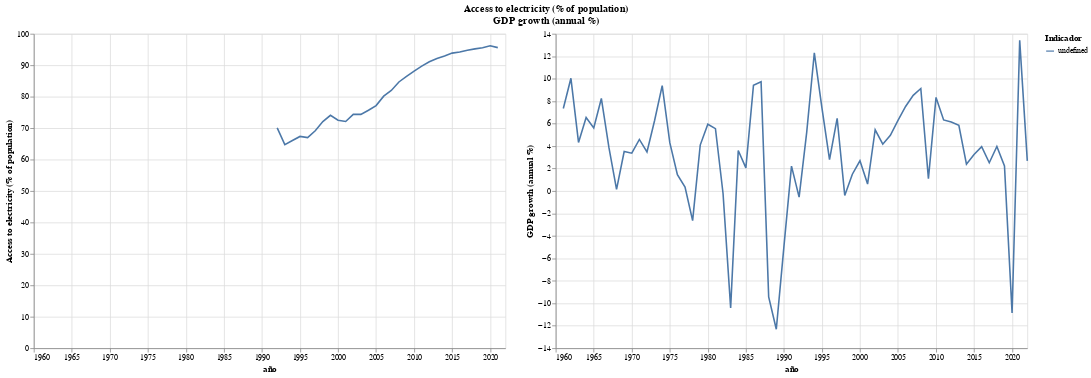

Source (notebook cell):
### Code cell
# Tanteamos algunos graficos

# Filtrar las columnas necesarias
df_subset =  base_pais[['año', 'Access to electricity (% of population)', 'GDP growth (annual %)']].copy()

# Convertir las columnas a formato numérico, reemplazando '..' con NaN
df_subset['Access to electricity (% of population)'] = pd.to_numeric(df_subset['Access to electricity (% of population)'], errors='coerce')
df_subset['GDP growth (annual %)'] = pd.to_numeric(df_subset['GDP growth (annual %)'], errors='coerce')

# Crear el gráfico de línea
chart = alt.Chart(df_subset).mark_line().encode(
    x='año:T',
    y=alt.Y(alt.repeat("column"), type='quantitative'),
    color='Indicador:N'
).properties(
    width=600,
    height=400
).repeat(
    column=['Access to electricity (% of population)', 'GDP growth (annual %)'],
    title=['Access to electricity (% of population)', 'GDP growth (annual %)']
).configure_title(
    anchor='middle'
)

chart

### Figure 1 — Vega-Lite specification as saved in the notebook (floating-point values rounded to 4 significant figures)
{"config": {"view": {"continuousWidth": 300, "continuousHeight": 300}, "title": {"anchor": "middle"}}, "repeat": {"column": ["Access to electricity (% of population)", "GDP growth (annual %)"]}, "spec": {"data": {"name": "data-8977270892bd3e4991145d51a250f258"}, "mark": {"type": "line"}, "encoding": {"color": {"field": "Indicador", "type": "nominal"}, "x": {"field": "año", "type": "temporal"}, "y": {"field": {"repeat": "column"}, "type": "quantitative"}}, "height": 400, "width": 600}, "title": ["Access to electricity (% of population)", "GDP growth (annual %)"], "$schema": "https://vega.github.io/schema/vega-lite/v5.16.3.json", "datasets": {"data-8977270892bd3e4991145d51a250f258": [{"año": "1960 ", "Access to electricity (% of population)": null, "GDP growth (annual %)": null}, {"año": "1961 ", "Access to electricity (% of population)": null, "GDP growth (annual %)": 7.347}, {"año": "1962 ", "Access to electricity (% of population)": null, "GDP growth (annual %)": 10.04}, {"año": "1963 ", "Access to electricity (% of population)": null, "GDP growth (annual %)": 4.328}, {"año": "1964 ", "Access to electricity (% of population)": null, "GDP growth (annual %)": 6.548}, {"año": "1965 ", "Access to electricity (% of population)": null, "GDP growth (annual %)": 5.622}, {"año": "1966 ", "Access to electricity (% of population)": null, "GDP growth (annual %)": 8.239}, {"año": "1967 ", "Access to electricity (% of population)": null, "GDP growth (annual %)": 3.853}, {"año": "1968 ", "Access to electricity (% of population)": null, "GDP growth (annual %)": 0.1522}, {"año": "1969 ", "Access to electricity (% of population)": null, "GDP growth (annual %)": 3.514}, {"año": "1970 ", "Access to electricity (% of population)": null, "GDP growth (annual %)": 3.366}, {"año": "1971 ", "Access to electricity (% of population)": null, "GDP growth (annual %)": 4.591}, {"año": "1972 ", "Access to electricity (% of population)": null, "GDP growth (annual %)": 3.478}, {"año": "1973 ", "Access to electricity (% of population)": null, "GDP growth (annual %)": 6.277}, {"año": "1974 ", "Access to electricity (% of population)": null, "GDP growth (annual %)": 9.387}, {"año": "1975 ", "Access to electricity (% of population)": null, "GDP growth (annual %)": 4.301}, {"año": "1976 ", "Access to electricity (% of population)": null, "GDP growth (annual %)": 1.447}, {"año": "1977 ", "Access to electricity (% of population)": null, "GDP growth (annual %)": 0.3491}, {"año": "1978 ", "Access to electricity (% of population)": null, "GDP growth (annual %)": -2.643}, {"año": "1979 ", "Access to electricity (% of population)": null, "GDP growth (annual %)": 4.091}, {"año": "1980 ", "Access to electricity (% of population)": null, "GDP growth (annual %)": 5.943}, {"año": "1981 ", "Access to electricity (% of population)": null, "GDP growth (annual %)": 5.552}, {"año": "1982 ", "Access to electricity (% of population)": null, "GDP growth (annual %)": -0.2227}, {"año": "1983 ", "Access to electricity (% of population)": null, "GDP growth (annual %)": -10.41}, {"año": "1984 ", "Access to electricity (% of population)": null, "GDP growth (annual %)": 3.608}, {"año": "1985 ", "Access to electricity (% of population)": null, "GDP growth (annual %)": 2.061}, {"año": "1986 ", "Access to electricity (% of population)": null, "GDP growth (annual %)": 9.426}, {"año": "1987 ", "Access to electricity (% of population)": null, "GDP growth (annual %)": 9.726}, {"año": "1988 ", "Access to electricity (% of population)": null, "GDP growth (annual %)": -9.441}, {"año": "1989 ", "Access to electricity (% of population)": null, "GDP growth (annual %)": -12.31}, {"año": "1990 ", "Access to electricity (% of population)": null, "GDP growth (annual %)": -4.983}, {"año": "1991 ", "Access to electricity (% of population)": null, "GDP growth (annual %)": 2.219}, {"año": "1992 ", "Access to electricity (% of population)": 70.1, "GDP growth (annual %)": -0.5405}, {"año": "1993 ", "Access to electricity (% of population)": 64.75, "GDP growth (annual %)": 5.244}, {"año": "1994 ", "Access to electricity (% of population)": 66.05, "GDP growth (annual %)": 12.31}, {"año": "1995 ", "Access to electricity (% of population)": 67.35, "GDP growth (annual %)": 7.411}, {"año": "1996 ", "Access to electricity (% of population)": 67.0, "GDP growth (annual %)": 2.799}, {"año": "1997 ", "Access to electricity (% of population)": 69.16, "GDP growth (annual %)": 6.477}, {"año": "1998 ", "Access to electricity (% of population)": 72.07, "GDP growth (annual %)": -0.3915}, {"año": "1999 ", "Access to electricity (% of population)": 74.08, "GDP growth (annual %)": 1.495}, {"año": "2000 ", "Access to electricity (% of population)": 72.5, "GDP growth (annual %)": 2.694}, {"año": "2001 ", "Access to electricity (% of population)": 72.11, "GDP growth (annual %)": 0.6179}, {"año": "2002 ", "Access to electricity (% of population)": 74.38, "GDP growth (annual %)": 5.454}, {"año": "2003 ", "Access to electricity (% of population)": 74.38, "GDP growth (annual %)": 4.165}, {"año": "2004 ", "Access to electricity (% of population)": 75.69, "GDP growth (annual %)": 4.958}, {"año": "2005 ", "Access to electricity (% of population)": 77.17, "GDP growth (annual %)": 6.285}, {"año": "2006 ", "Access to electricity (% of population)": 80.16, "GDP growth (annual %)": 7.529}, {"año": "2007 ", "Access to electricity (% of population)": 81.99, "GDP growth (annual %)": 8.518}, {"año": "2008 ", "Access to electricity (% of population)": 84.68, "GDP growth (annual %)": 9.127}, {"año": "2009 ", "Access to electricity (% of population)": 86.42, "GDP growth (annual %)": 1.096}, {"año": "2010 ", "Access to electricity (% of population)": 88.12, "GDP growth (annual %)": 8.332}, {"año": "2011 ", "Access to electricity (% of population)": 89.71, "GDP growth (annual %)": 6.327}, {"año": "2012 ", "Access to electricity (% of population)": 91.1, "GDP growth (annual %)": 6.14}, {"año": "2013 ", "Access to electricity (% of population)": 92.14, "GDP growth (annual %)": 5.853}, {"año": "2014 ", "Access to electricity (% of population)": 92.92, "GDP growth (annual %)": 2.382}, {"año": "2015 ", "Access to electricity (% of population)": 93.85, "GDP growth (annual %)": 3.252}, {"año": "2016 ", "Access to electricity (% of population)": 94.2, "GDP growth (annual %)": 3.953}, {"año": "2017 ", "Access to electricity (% of population)": 94.8, "GDP growth (annual %)": 2.519}, {"año": "2018 ", "Access to electricity (% of population)": 95.2, "GDP growth (annual %)": 3.969}, {"año": "2019 ", "Access to electricity (% of population)": 95.55, "GDP growth (annual %)": 2.241}, {"año": "2020 ", "Access to electricity (% of population)": 96.2, "GDP growth (annual %)": -10.87}, {"año": "2021 ", "Access to electricity (% of population)": 95.6, "GDP growth (annual %)": 13.42}, {"año": "2022 ", "Access to electricity (% of population)": null, "GDP growth (annual %)": 2.684}]}}
